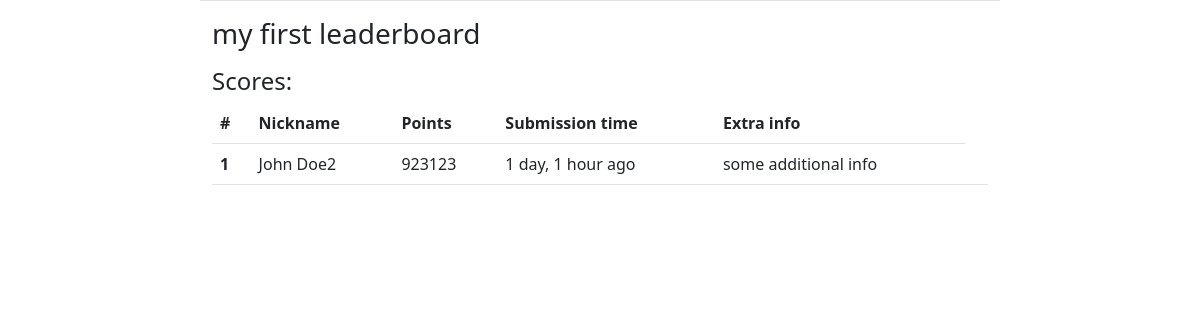
Page /leaderboards/scores/7d0af2c9-00bc-442b-a5b6-7ae29a98d3d5/ on the earlier database version.
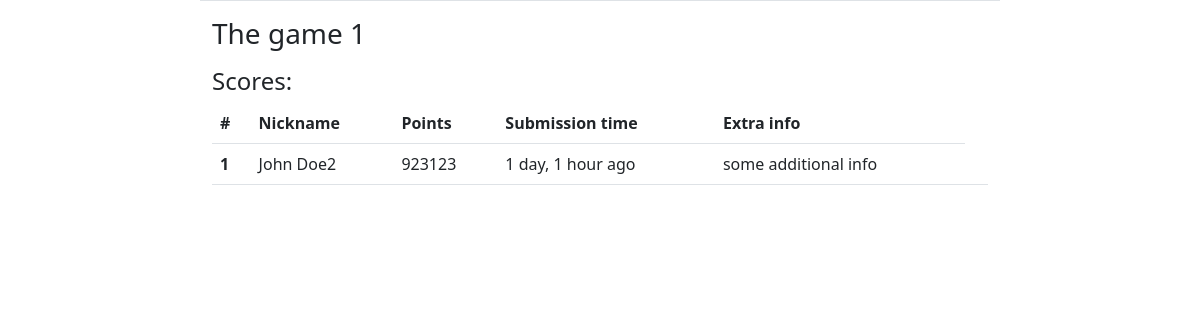
Same page on the later database version.
### leaderboards/models.py (models this page shows)
class Leaderboard(models.Model):
    owner = models.ForeignKey(User, on_delete=models.CASCADE)
    name = models.CharField(max_length=30)
    private_key = models.CharField(max_length=50)
    public_key = models.CharField(max_length=50)
    modified_date = models.DateTimeField(auto_now=True)
    def __str__(self):
        return self.name

### leaderboards/views.py (the view)
# urls.py: path('scores/<str:public_key>/', ScoreList.as_view(), name='score-list'),
class ScoreList(generic.ListView):
    template_name = 'leaderboards/score_list.html'
    context_object_name = 'scores'
    def get_queryset(self):
        return Score.objects.filter(leaderboard__public_key=self.kwargs['public_key'])
    def get_context_data(self, *args, **kwargs):
        public_key = self.kwargs['public_key']
        context = super(ScoreList, self).get_context_data(*args, **kwargs)
        context['hide_navbar'] = True
        try:
            context['leaderboard'] = Leaderboard.objects.get(public_key=public_key)
        except Exception as e:
            print(e)
        if not self.request.session.get('player_id'):
            print('randomizing new player_id')
            self.request.session['player_id'] = get_random_id()
        try:
            current_user_score = Score.objects.get(leaderboard__public_key=public_key,
                                                   player_id=self.request.session.get('player_id'))
            context['current_user_score'] = current_user_score
            position = 999
            count = 1
            for score in Score.objects.filter(leaderboard__public_key=public_key).order_by('-points'):
                if score == current_user_score:
                    position = count
                    break
                count += 1
            context['current_user_position'] = position
        except Exception as e:
            print(e)
        return context

### leaderboards_project/utils.py (called while the page is built)
def get_random_id():
    import uuid
    return str(uuid.uuid4())

### leaderboards/templates/leaderboards/score_list.html (shortened to what this page needs)
{% extends 'account/base.html' %}
{% block content %}
    {% if leaderboard %}
        <h3 class="mt-3">{{ leaderboard }} </h3>
        <h4 class="mt-3">Scores:</h4>
        <table class="table">
            <thead>
            <tr>
                <th scope="col">#</th>
                <th scope="col">Nickname</th>
                <th scope="col">Points</th>
                <th scope="col">Submission time</th>
                <th scope="col">Extra info</th>
            </tr>
            </thead>
            <tbody>
            {% for score in scores %}
                <tr>
                    <th scope="row">{{ forloop.counter }}</th>
                    <td>{{ score.name }}</td>
                    <td>{{ score.points }}</td>
                    <td>{{ score.submitted_date|timesince }} ago</td>
                    <td>{{ score.extra }}</td>
                    <td></td>
                </tr>
            {% empty %}
                <tr>
                    <td colspan="5">No scores for this leaderboard yet!</td>
                </tr>
            {% endfor %}
            </tbody>
        </table>
    {% else %}
        <div class="d-flex justify-content-center">
            <h3 class="mt-3 border-bottom">Leaderboard with provided public key does not exist!</h3>
        </div>
    {% endif %}
{% endblock %}

Differences in the rows shown:
changed Leaderboard: name "my first leaderboard" → "The game 1"
